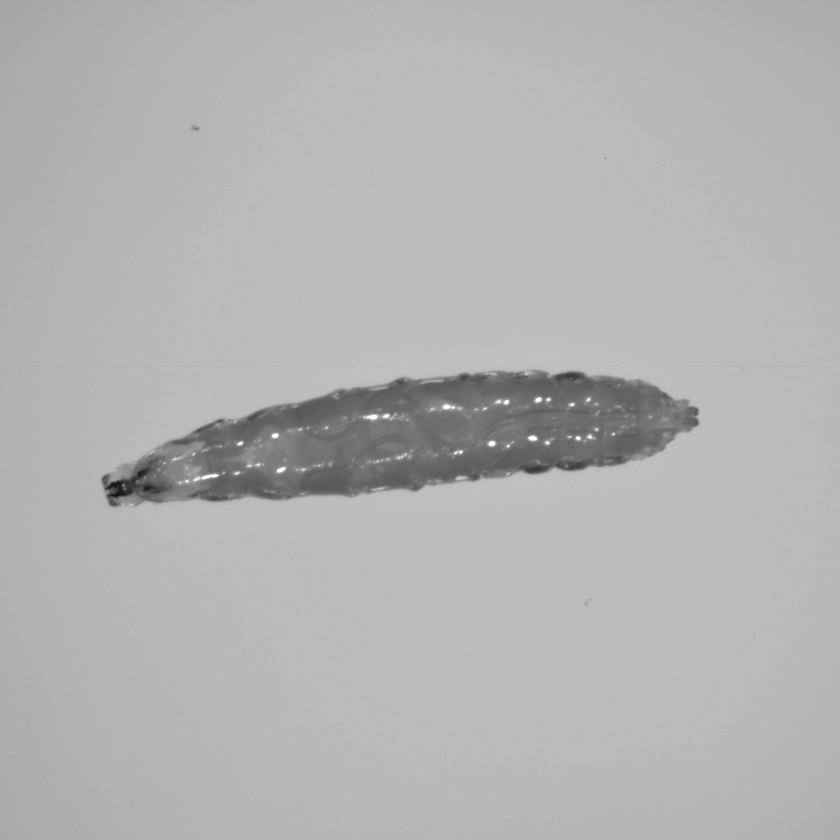
%> input picture Figures/000016_media5_1306.tiff, 840 x 840 px, shrunk from 1920 x 1920 before the run
$ octave finding_threshold.m   (GNU Octave 9; MATLAB toolbox functions it lacks are replaced by stand-ins)
%> lines starting %> are read from the running program, lines starting %| are printed output that depends on the picture; in (x1, y1, x2, y2) boxes, pixels count from 0 and x2, y2 are one past the last pixel; in counts of white or black regions, pixels touching at a corner belong together; the program's own positions count from 1
clear;
clc;
close all;
I1 = imread('000016_media5_1306.tiff');
%> I1 is the input picture: size 840x840x3 uint8; min 17, max 255, mean 178.7
I2=rgb2gray(I1);
disk_filter = fspecial('disk',22);
I3 = imfilter(I2, disk_filter);
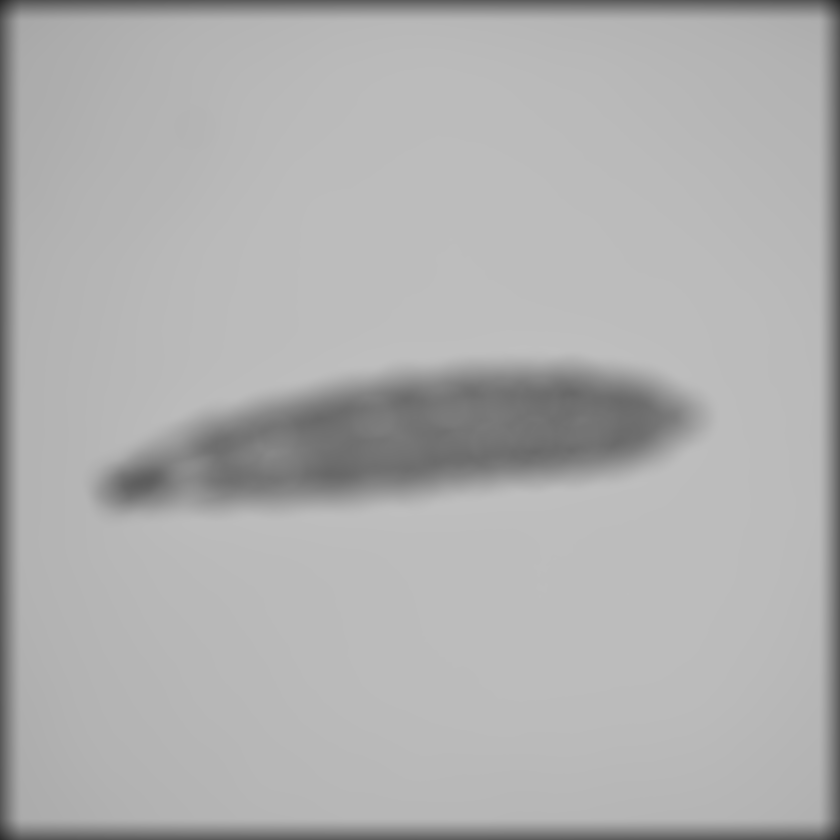
%> I3: size 840x840 uint8; min 44, max 191, mean 174.8
I4 = im2bw(I3, 0.63);
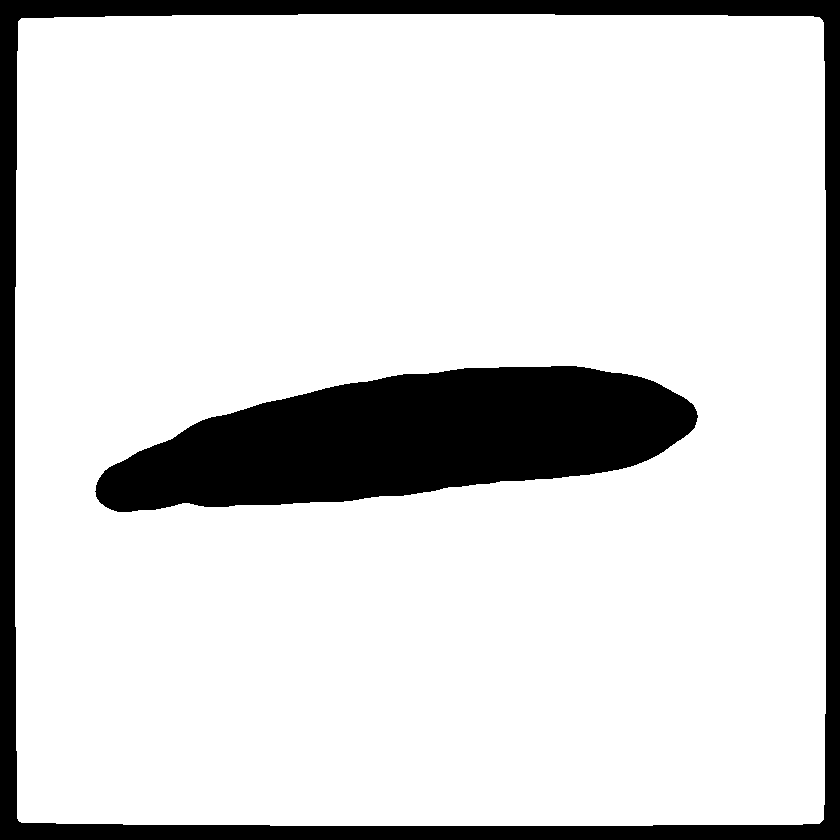
%> I4: size 840x840 logical; 84.8% white; 2 black regions, box (x1, y1, x2, y2) and area: (95, 366, 698, 512) 57347, (0, 0, 840, 840) 49721
% subplot(1,2,1),imshow(I3);
% subplot(1,2,2),
imshow(I4);
% figure,
% imcontour(I4);
imwrite(I4,'template.tiff');
  %% Extract Body Contour
    clear contour_info contour_body contour_head contour_body_fit;
    contour_info = []; contour_body = [];
    figure(3);
    i_contour = imcontour(i_crop, 1); axis equal;
%> (this line was passed over: i_crop is not available in this run)
%> (the run ends here)
